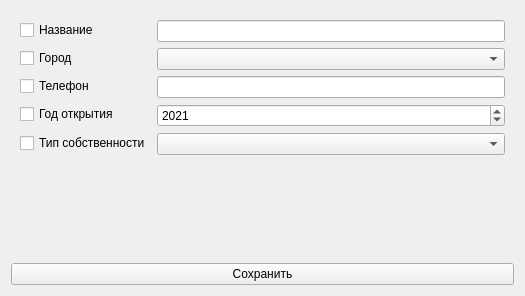
<?xml version="1.0" encoding="UTF-8"?>
<ui version="4.0">
 <class>Form</class>
 <widget class="QWidget" name="Form">
  <property name="geometry">
   <rect>
    <x>0</x>
    <y>0</y>
    <width>525</width>
    <height>296</height>
   </rect>
  </property>
  <property name="windowTitle">
   <string>Form</string>
  </property>
  <layout class="QVBoxLayout" name="verticalLayout">
   <item>
    <widget class="QWidget" name="widget" native="true">
     <layout class="QFormLayout" name="formLayout">
      <item row="0" column="0">
       <widget class="QCheckBox" name="nB">
        <property name="text">
         <string>Название</string>
        </property>
       </widget>
      </item>
      <item row="0" column="1">
       <widget class="QLineEdit" name="name"/>
      </item>
      <item row="2" column="0">
       <widget class="QCheckBox" name="cB">
        <property name="text">
         <string>Город</string>
        </property>
       </widget>
      </item>
      <item row="2" column="1">
       <widget class="QComboBox" name="city"/>
      </item>
      <item row="4" column="0">
       <widget class="QCheckBox" name="phB">
        <property name="text">
         <string>Телефон</string>
        </property>
       </widget>
      </item>
      <item row="4" column="1">
       <widget class="QLineEdit" name="phone"/>
      </item>
      <item row="7" column="1">
       <widget class="QSpinBox" name="year">
        <property name="minimum">
         <number>1</number>
        </property>
        <property name="maximum">
         <number>900000</number>
        </property>
        <property name="value">
         <number>2021</number>
        </property>
       </widget>
      </item>
      <item row="7" column="0">
       <widget class="QCheckBox" name="yB">
        <property name="text">
         <string>Год открытия</string>
        </property>
       </widget>
      </item>
      <item row="8" column="1">
       <widget class="QComboBox" name="propt"/>
      </item>
      <item row="8" column="0">
       <widget class="QCheckBox" name="pB">
        <property name="text">
         <string>Тип собственности</string>
        </property>
       </widget>
      </item>
     </layout>
    </widget>
   </item>
   <item>
    <widget class="QPushButton" name="btn">
     <property name="text">
      <string>Сохранить</string>
     </property>
    </widget>
   </item>
  </layout>
 </widget>
 <resources/>
 <connections/>
</ui>
